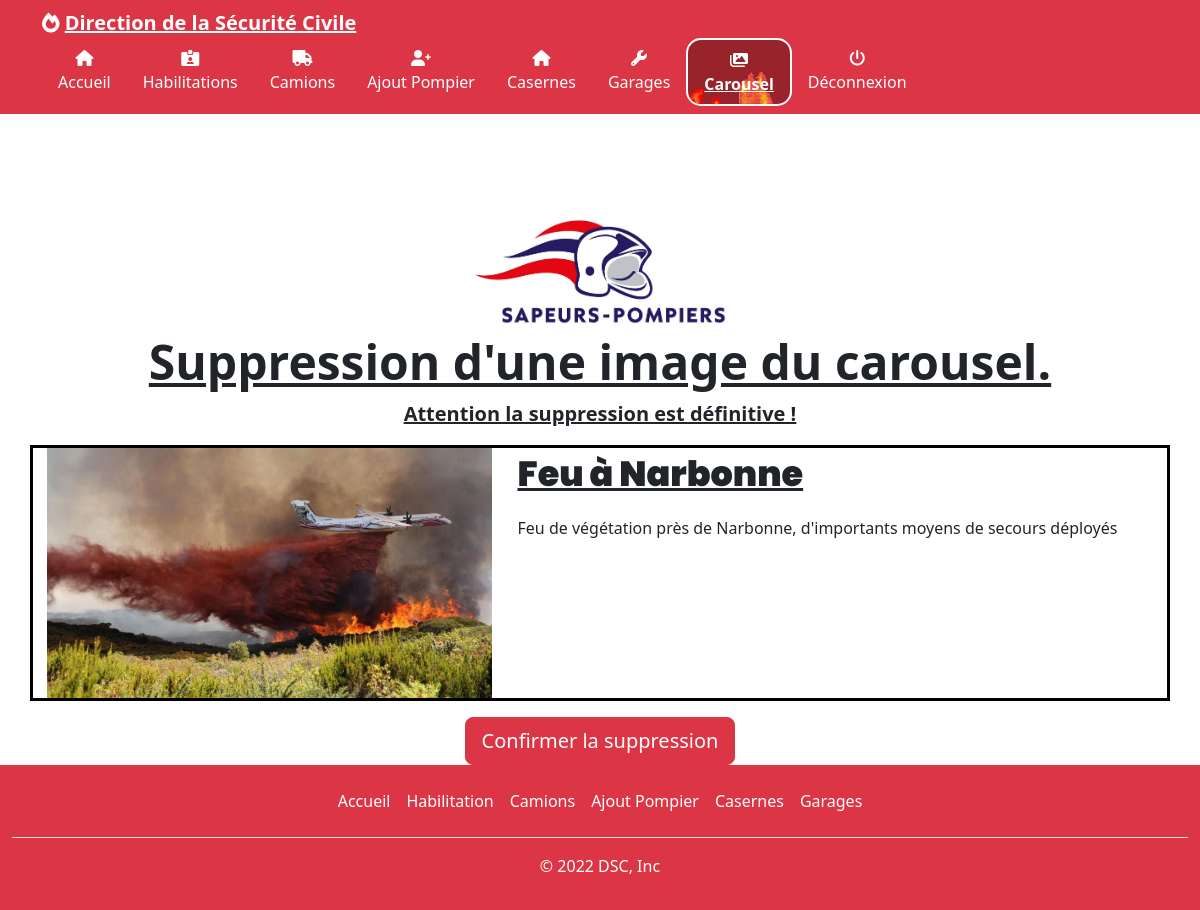
The page /SupprCarousel.php?id=1 (signed in) on the database its author committed.
### tables this page shows
CREATE TABLE `carousel` (
  `id` int(11) NOT NULL,
  `titre` varchar(255) NOT NULL,
  `info` varchar(255) NOT NULL,
  `img` varchar(255) NOT NULL
);

### supprCarousel.php (the view, shortened to what this page needs)
    <?php
		require_once("./includes/connection.inc.php");
        $id = htmlspecialchars($_GET["id"]);
        $req = $db->prepare('SELECT * FROM carousel where id = :mid');
        try {
            $req->execute(array(':mid' => $id));
            $resultCarousel = $req->fetch(PDO::FETCH_ASSOC);
        } catch(PDOException $e) {
            echo $e->getMessage();
        }
		require_once("./includes/header.inc.php");
	?>
    <div class="container mt-5">
        <main role="main">
            <?php echo generationEntete("Suppression d'une image du carousel.", "Attention la suppression est définitive !"); ?>
            <div class="row" style="border: 3px solid black;">
                <div class="col-sm-5" style="min-height: 250px; max-height: 250px; background-image: url('./images/carousel/<?= $resultCarousel["img"] ?>');  background-repeat: no-repeat; background-size: contain; background-position: center;"></div>
                <div class="col-sm-7">
                    <p style="font-size: 35px; text-decoration: underline; font-family: 'Poppins', sans-serif; font-weight: 900;"><?= ucfirst($resultCarousel["titre"]) ?></p>
                    <p><?= ucfirst($resultCarousel["info"]) ?></p>
                </div>
            </div>
        </main>
    </div>
    <div class="container mt-3">
		<div class="row">
			<div class="col text-center">
				<a href="./SupprCarousel.php?id=<?php echo($resultCarousel['id'])?>&delete=true" type="button" name="delete" class="btn btn-danger btn-lg">Confirmer la suppression</a>
			</div>
		</div>
    </div>
	<?php
		include_once("./includes/footer.inc.php");
	?>
	</body>
</html>

### styles/style.css (style rules this page uses)
*, body { box-sizing: border-box; }

### rows shown on the page
carousel: img (picture), titre "Feu à Narbonne", info "Feu de végétation près de Narbonne, d'importants moyens de secours déployés"

### other values the page prints
$titre "Suppression d'une image du carousel."
$sous_titre "Attention la suppression est définitive !"
